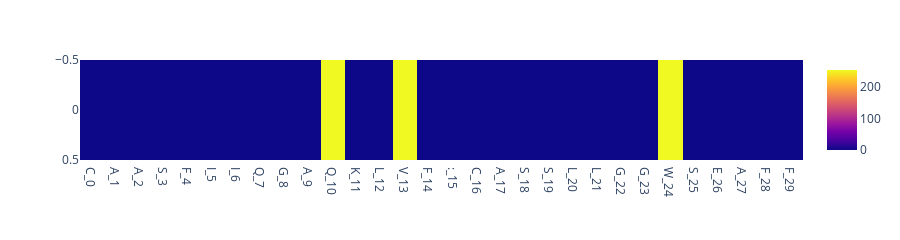

The code cell stored with this chart in its notebook:
### Markdown cell above
## Matrix view


```
fetch 5TEZ;
set seq_view, 1;
bg_color white;
set_color blue60, [ 0, 0, 110 ];
set_color blue30, [ 0, 0, 20 ];
set_color red60, [ 110, 0, 0 ];
set_color red30, [ 20, 0, 0 ];
hide all;
select beta, chain J and not solvent;
select alpha, chain I and not solvent;
select mhc, (chain A or chain B or chain D or chain E) and not solvent;
show ribbon, alpha;
color salmon, alpha;
show ribbon, beta;
color cyan, beta;
show ribbon, mhc;
color grey70, mhc;
sel beta_cdr3, (chain J and resi 91:104);
set cartoon_side_chain_helper, on
show sticks, beta_cdr3;
util.cbag beta_cdr3;
sel alpha_cdr3, (chain I and resi 91:105);
set cartoon_side_chain_helper, on
show sticks, alpha_cdr3;
util.cbag alpha_cdr3;
sel epitope, chain C and not solvent;
show sticks, epitope;
util.cbay epitope;
select cdr3, alpha_cdr3 or beta_cdr3;
select tcr, alpha or beta;
dist H_cdr_p, cdr3, epitope, mode=2;
hide labels, H_cdr_p;
color black, H_cdr_p;
dist H_cdr_tcr, cdr3, tcr, mode=2;
hide labels, H_cdr_tcr;
color grey, H_cdr_tcr;
sel atten_a_head1, (chain I and resi 104);
color pink, atten_a_head1;
sel atten_a_head2, (chain I and resi 101);
color pink, atten_a_head2;
sel atten_a_head3, (chain I and resi 101);
color pink, atten_a_head3;
sel atten_b_head0, (chain J and resi 99);
color pink, atten_b_head0;

```

### Code cell
alphachain = 'I'
betachain = 'J'
epitopechain = 'C'
alpha_begins, alpha_ends = 91, 106
beta_begins, beta_ends = 91,105
pdbid = '5TEZ'


cdrs = [f'{alphachain}0{ii:03d}' for ii in range(alpha_begins, alpha_ends)]
cdrs += [":"]
cdrs += [f'{betachain}0{ii:03d}' for ii in range(beta_begins, beta_ends)]

cdrs = cdrs 

HbondsCDR_list = []
Hbonds_list = []
HbondsPep_list = []

df_donor_acceptor = get_donoar_acceptor(pdbid)
print('resname, #hbond, #hbond_cdrs')
for ii in range(alpha_begins, alpha_ends):
    res = f'{alphachain}0{ii:03d}'
    bonds = df_donor_acceptor[
        (df_donor_acceptor[['donor_4digit','acceptor_4digit']] == res).any(axis=1)]
    Hbonds_list.append(len(bonds))
    bonds_cdrs = bonds.query('donor_chain_identifier==acceptor_chain_identifier')
    bonds_cdrs = bonds_cdrs.query(
        '((donor_res_seq_num > 88) and (donor_res_seq_num < 108)) and ((acceptor_res_seq_num > 88) and (acceptor_res_seq_num < 108))')
    bonds_pep = bonds.query(f'donor_chain_identifier=="{epitopechain}" or acceptor_chain_identifier=="{epitopechain}"')
    HbondsCDR_list.append(len(bonds_cdrs))
    HbondsPep_list.append(len(bonds_pep))

Hbonds_list.append(":")
HbondsCDR_list.append(":")
HbondsPep_list.append(":")

print('')
print('resname, #hbond, #hbond_cdrs')
for ii in range(beta_begins, beta_ends):
    res = f'{betachain}0{ii:03d}'
    bonds = df_donor_acceptor[
        (df_donor_acceptor[['donor_4digit','acceptor_4digit']] == res).any(axis=1)]    
    Hbonds_list.append(len(bonds))
    bonds_cdrs = bonds.query('donor_chain_identifier==acceptor_chain_identifier')
    bonds_cdrs = bonds_cdrs.query(
        '((donor_res_seq_num > 88) and (donor_res_seq_num < 108)) and ((acceptor_res_seq_num > 88) and (acceptor_res_seq_num < 108))')
    bonds_pep = bonds.query(f'donor_chain_identifier=="{epitopechain}" or acceptor_chain_identifier=="{epitopechain}"')
    HbondsCDR_list.append(len(bonds_cdrs))
    HbondsPep_list.append(len(bonds_pep))

attended_tcrs, attended_peps = get_attended(cdr_alpha, cdr_beta, peptide)
temp = attended_tcrs.to_frame().rename(columns={0:'is_attention_large'})
temp['AA_type'] = temp.reset_index()['index'].apply(lambda x: x.split('_')[0]).values

temp['cdrs'] = cdrs
temp['#Hbonds'] = Hbonds_list
temp['#Hbonds_cdr_self'] = HbondsCDR_list
temp['#HbondsPep'] = HbondsPep_list

temp2 = temp

display(temp.T) #, attended_peps
display(px.imshow(attended_tcrs.to_frame().T, 
                  aspect="auto",
                  height=200
                 ))
plt.show()
display(attended_peps.to_frame().T) #, attended_peps

### Figure 1 — Plotly figure (JSON) as saved in the notebook; plotly's stock layout.template omitted (floating-point values rounded to 4 significant figures)
{"data": [{"coloraxis": "coloraxis", "hovertemplate": "x: %{x}<br>y: %{y}<br>color: %{z}<extra></extra>", "name": "0", "type": "heatmap", "x": ["C_0", "A_1", "A_2", "S_3", "F_4", "I_5", "I_6", "Q_7", "G_8", "A_9", "Q_10", "K_11", "L_12", "V_13", "F_14", ":_15", "C_16", "A_17", "S_18", "S_19", "L_20", "L_21", "G_22", "G_23", "W_24", "S_25", "E_26", "A_27", "F_28", "F_29"], "xaxis": "x", "y": [0], "yaxis": "y", "z": [[0, 0, 0, 0, 0, 0, 0, 0, 0, 0, 255, 0, 0, 255, 0, 0, 0, 0, 0, 0, 0, 0, 0, 0, 255, 0, 0, 0, 0, 0]]}], "layout": {"coloraxis": {"colorscale": [[0, "#0d0887"], [0.1111, "#46039f"], [0.2222, "#7201a8"], [0.3333, "#9c179e"], [0.4444, "#bd3786"], [0.5556, "#d8576b"], [0.6667, "#ed7953"], [0.7778, "#fb9f3a"], [0.8889, "#fdca26"], [1, "#f0f921"]]}, "height": 200, "margin": {"t": 60}, "xaxis": {"anchor": "y", "domain": [0, 1]}, "yaxis": {"anchor": "x", "autorange": "reversed", "domain": [0, 1]}}}
